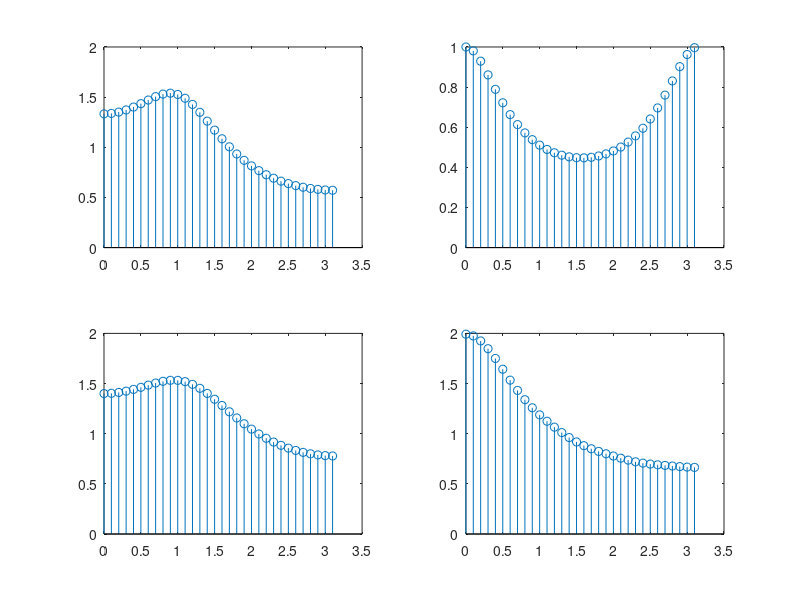

The MATLAB script that drew this image:
fm = 1000;


h1 = @(z) 1./(1-1/2.*(z.^-1)+ 1/4.*(z.^-2));
h2 = @(z) (z.^-1)./(1-(z.^-1)-(z.^-2));
h3 = @(z) 7./(1-2.*(z.^-1)+6.*(z.^-2));
h4 = @(z) 1+1/2.*(z.^-1)+1/4.*(z.^-2)+1/8.*(z.^-3)+1/16.*(z.^-4)+1/32.*(z.^-5)+1/64.*(z.^-6)+1/128.*(z.^-7);


w = 0:0.1: pi;
##w = 0:100: 10000;
H1 = abs(h1(exp((1i.*w))));
H2 = abs(h2(exp((1i.*w))));
H3 = abs(h3(exp((1i.*w))));
H4 = abs(h4(exp((1i.*w))));

subplot(2,2,1);
stem(w,H1);
subplot(2,2,2);
stem(w,H2);
subplot(2,2,3);
stem(w,H3);
subplot(2,2,4);
stem(w,H4);
